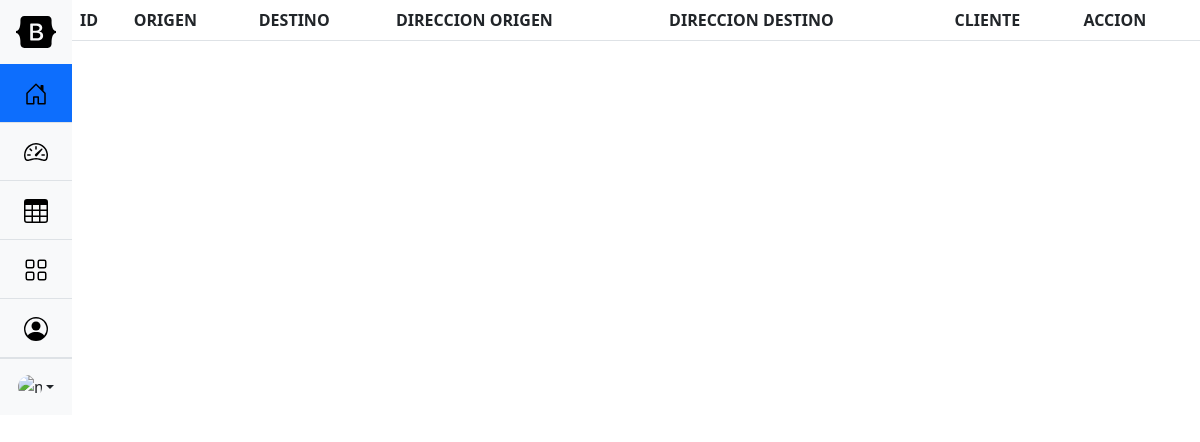
/Vista/vista_solicitudes.php, run on an earlier commit of the app's database.
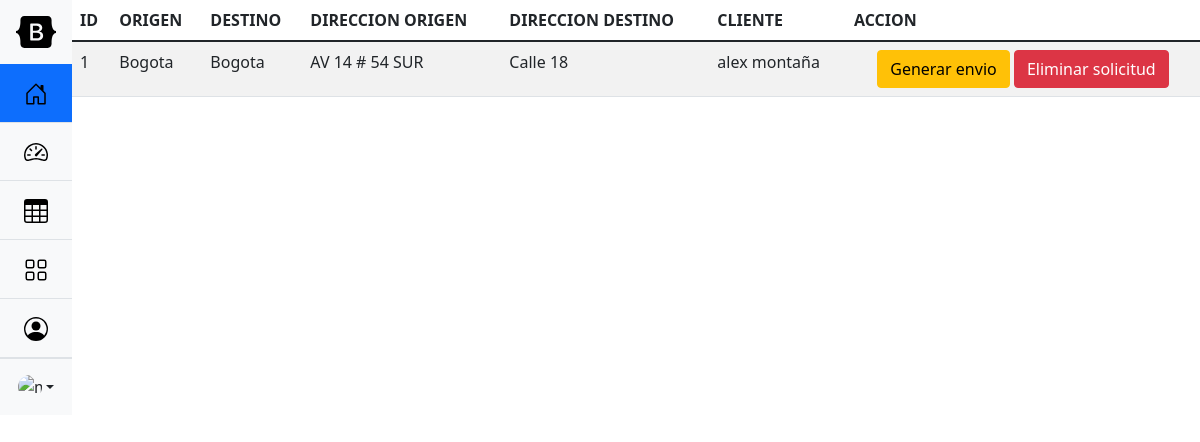
And on a later commit of the database.
### tables this page shows
CREATE TABLE `solicitud` (
  `idSolicitud` int(50) NOT NULL,
  `cliente` int(50) NOT NULL,
  `paquete` int(50) NOT NULL,
  `destinatario` int(50) NOT NULL
);

CREATE TABLE `clientes` (
  `NIT` int(10) NOT NULL,
  `nombre` varchar(50) NOT NULL,
  `apellido` varchar(50) NOT NULL,
  `departamento` varchar(50) NOT NULL,
  `ciudad` varchar(50) NOT NULL,
  `direccion` varchar(50) NOT NULL,
  `celular` varchar(50) NOT NULL,
  `credenciales` int(50) NOT NULL
);

CREATE TABLE `destinatario` (
  `idDestinatario` int(50) NOT NULL,
  `nombre` varchar(50) NOT NULL,
  `apellido` varchar(50) NOT NULL,
  `ciudad` varchar(50) NOT NULL,
  `direccion` varchar(50) NOT NULL
);

### Config/conexion.php (called while the page is built)
<?php
class Conexion{
    public static function conectar()
    {
        $host = "localhost";
        $user = "root";
        $pass = "";
        $dbname = "bdworldexpress";
        $link = mysqli_connect($host, $user, $pass) or die("ERROR 1: NO SE PUDO ABRIR LA BASE DE DATOS".mysqli_error($link));
        mysqli_query($link, "SET NAMES 'utf8'");
        mysqli_select_db($link, $dbname) or die("ERROR 2: NO SE PUDO SELECCIONAR LA BASE DE DATOS".mysqli_error($link));
        return $link;
    }
}

### Modelo/solicitud.php (called while the page is built, shortened)
<?php
require_once('../Config/conexion.php');
class Solicitud{
    private $solicitud;
    public function __construct(){
        $this->solicitud=array();
    }
    public function ver(){
        $sql="select * from solicitud";
        $res=mysqli_query(Conexion::conectar(),$sql);
        while($row=mysqli_fetch_array($res)){
          $this->solicitud[]=$row;
        }
        return $this->solicitud;
       }
}
?>

### Modelo/destinatario.php (called while the page is built, shortened)
<?php
include_once('../Config/conexion.php');
class Destinatario{
    private $destinatario;
    public function __construct(){
        $this->destinatario=array();
    }
       public function get_destinatario_id($id){
        $sql="select * from destinatario where idDestinatario=$id";
        $res=mysqli_query(Conexion::conectar(),$sql);
        if($reg=mysqli_fetch_assoc($res)){
          $this->destinatario[]=$reg;
        }
     return $this->destinatario;
       }
}
?>

### Modelo/cliente.php (called while the page is built, shortened)
<?php
require_once('../Config/conexion.php');
class Cliente{
    private $cliente;
    public function __construct(){
        $this->cliente=array();
    }
       public function get_cliente_id($id){
        $sql="select * from clientes where NIT=$id";
        $res=mysqli_query(Conexion::conectar(),$sql);
        if($reg=mysqli_fetch_assoc($res)){
          $this->cliente[]=$reg;
        }
     return $this->cliente;
       }
}
?>

### Vista/vista_solicitudes.php (the view, shortened to what this page needs)
<?php
include('../Modelo/solicitud.php');
include('../Modelo/cliente.php');
include('../Modelo/destinatario.php');
?>
<!doctype html>
<html lang="es">
<head>
    <link href="../bootstrap/css/bootstrap.min.css" rel="stylesheet">
</head>
<body onload="limpiar();">
    <?php
  $solicitud=new Solicitud();
  $cliente=new Cliente();
  $destinatario=new Destinatario();
  $reg=$solicitud->ver();
     ?>
     <main class="d-flex flex-nowrap">
    <?php require 'navegacion_adm.php';?>
    <div class="table table-striped">
        <table class="table table-striped table-hover id=" table_id">
            <thead>
                <th>ID</th>
                <TH>ORIGEN</TH>
                <TH>DESTINO</TH>
                <TH>DIRECCION ORIGEN</TH>
                <TH>DIRECCION DESTINO</TH>
                <TH>CLIENTE</TH>
                <TH>ACCION</TH>
            </thead>
            <tbody>
                <?php
        for($i=0;$i<count($reg);$i++){
            $regcli=$cliente->get_cliente_id($reg[$i]['cliente']);
            $regdes=$destinatario->get_destinatario_id($reg[$i]['destinatario']);
       echo "<tr>
       <td>".$reg[$i]['idSolicitud']."</td>
       <td>".$regcli[0]['ciudad']."</td>
       <td>".$regdes[0]['ciudad']."</td>
       <td>".$regcli[0]['direccion']."</td>
       <td>".$regdes[0]['direccion']."</td>
       <td>".$regcli[0]['nombre']." ".$regcli[0]['apellido']."</td>";
       ?>
                <td align='center'>
                    <button class="btn btn-warning"
                        onclick=window.location="../Controladores/envios_controlador.php?accion=crear&paquete=<?php echo $reg[$i]['paquete'];?>&cliente=<?php echo $reg[$i]['cliente'];?>&destinatario=<?php echo $reg[$i]['destinatario'];?>&estado=Recogido">
                        <span class="material-icons">Generar envio</span>
                    </button>
                    <button class="btn btn-danger">
                        <span class="material-icons">Eliminar solicitud</span>
                    </button>
                </td>
                </tr>
                <?php
       }
        ?>
            </tbody>
        </table>
    </div>
</body>
</html>

### Vista/navegacion_adm.php (shortened to what this page needs)
<!DOCTYPE html>
<html>
<head>
    <link href="../bootstrap/css/bootstrap.min.css" rel="stylesheet">
</head>
<main class="d-flex flex-nowrap">
    <div class="d-flex flex-column flex-shrink-0 bg-light" style="width: 4.5rem;">
        <a href="/" class="d-block p-3 link-dark text-decoration-none" data-bs-toggle="tooltip"
            data-bs-placement="right">
            <svg class="bi pe-none" width="40" height="32">
                <use xlink:href="#bootstrap"></use>
            </svg>
        </a>
        <ul class="nav nav-pills nav-flush flex-column mb-auto text-center">
            <li class="nav-item">
                <a href="#" class="nav-link active py-3 border-bottom rounded-0" aria-current="page"
                    data-bs-toggle="tooltip" data-bs-placement="right" aria-label="Home">
                    <svg class="bi pe-none" width="24" height="24" role="img" aria-label="Home">
                        <use xlink:href="#home"></use>
                    </svg>
                </a>
            </li>
            <li>
                <a href="#" class="nav-link py-3 border-bottom rounded-0" data-bs-toggle="tooltip"
                    data-bs-placement="right" aria-label="Dashboard">
                    <svg class="bi pe-none" width="24" height="24" role="img" aria-label="Dashboard">
                        <use xlink:href="#speedometer2"></use>
                    </svg>
                </a>
            </li>
            <li>
                <a href="#" class="nav-link py-3 border-bottom rounded-0" data-bs-toggle="tooltip"
                    data-bs-placement="right" aria-label="Orders">
                    <svg class="bi pe-none" width="24" height="24" role="img" aria-label="Orders">
                        <use xlink:href="#table"></use>
                    </svg>
                </a>
            </li>
            <li>
                <a href="#" class="nav-link py-3 border-bottom rounded-0" data-bs-toggle="tooltip"
                    data-bs-placement="right" aria-label="Products">
                    <svg class="bi pe-none" width="24" height="24" role="img" aria-label="Products">
                        <use xlink:href="#grid"></use>
                    </svg>
                </a>
            </li>
            <li>
                <a href="../Controladores/controlador_users.php?accion=cerrar" class="nav-link py-3 border-bottom rounded-0" data-bs-toggle="tooltip"
                    data-bs-placement="right" aria-label="Customers">
                    <svg class="bi pe-none" width="24" height="24" role="img" aria-label="Customers">
                        <use xlink:href="#people-circle"></use>
                    </svg>
                </a>
            </li>
        </ul>
        <div class="dropdown border-top">
            <a href="../Controladores/controlador_users.php?accion=cerrar"
                class="d-flex align-items-center justify-content-center p-3 link-dark text-decoration-none dropdown-toggle"
                data-bs-toggle="dropdown" aria-expanded="false">
                <img src="https://github.com/mdo.png" alt="mdo" width="24" height="24" class="rounded-circle">
            </a>
        </div>
    </div>
</main>

What changed in the data, as far as the page shows it:
added solicitud: idSolicitud "1"
added clientes: ciudad "Bogota", direccion "AV 14 # 54 SUR", nombre "alex", apellido "montaña"
added destinatario: ciudad "Bogota", direccion "Calle 18"
Also different on the page:
new list line: "Generar envio Eliminar solicitud"
